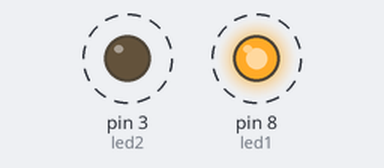
Recording of a sketch running on a simulated Arduino Uno, built with avr-gcc and run on an emulated ATmega328P. Shown: output pins drawn as LEDs (lit = HIGH). Dashed ring = blinking.

Above: at 0.2 s.
Timing chart, 0 to 3.0 s (numbered marks = the images above):
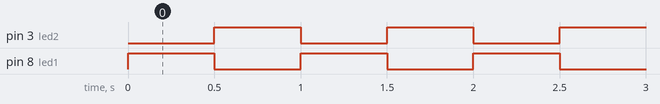

The sketch:

DualBlink.ino
```cpp
/* This sketch allows users to control two leds such that they blink in an alternate fashion. */
int led1=8; //  initialize red led in digital pin 8
int led2=3; //  initialize green led in digital pin 3

void setup() {
  pinMode(led1,OUTPUT); // initialize digital pin 8 as output
  pinMode(led2,OUTPUT); //  initialize digital pin 3 as output
}

void loop() {
  digitalWrite(led1,HIGH);  //turns red led on
  digitalWrite(led2,LOW);   // turns green led off
  delay(500);               // holds for 0.5 sec
  digitalWrite(led1,LOW);   //turns red led off
  digitalWrite(led2,HIGH);  //turns green led on
  delay(500);               //hold for 0.5 sec

}


//lostboy
//Comment: pin number was changed from 2 to 3 in order to follow the schematic diagram.
```

Measured:
- by itself, pin 3 (led2), pin 8 (led1): alternates HIGH for 0.50 s and LOW for 0.50 s
